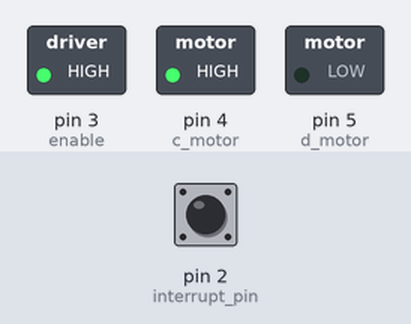
Bench run of a sketch on a simulated Arduino Uno, built with avr-gcc and run on an emulated ATmega328P. On the bench: switched loads named in the sketch (green lamp = pin HIGH). The inputs (shaded band) are chosen by the test bench; at power-on: pin 2 (interrupt_pin) LOW.

Above: at 1.2 s.
1.3 s: pin 2 (interrupt_pin) pulled HIGH for 0.15 s
At 2.0 s:
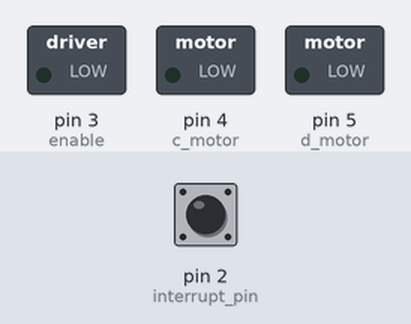
Timing chart, 0 to 4.3 s (numbered marks = the images above; inputs shaded):
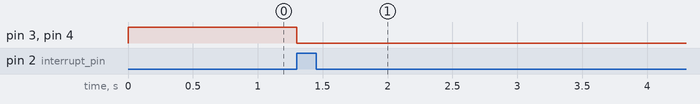

The sketch:

simple_BU_test_4_18_2018.ino
```cpp
int enable = 3;
int c_motor = 4;
int d_motor = 5;

int interrupt_pin = 2;

//state variables
bool goingHome = false;
bool goingToWork = true;
bool motorDisabled = false;

//control functions
void goHome() {
  goingToWork = false;
  goingHome = true;
  motorDisabled = false;
  digitalWrite(c_motor, LOW);
  digitalWrite(d_motor, HIGH);
  digitalWrite(enable, HIGH);
  //wait for interrupt, then call disableMotor
}

void goToWork() {
  goingHome = false;
  goingToWork = true;
  motorDisabled = false;
  digitalWrite(c_motor, HIGH);
  digitalWrite(d_motor, LOW);
  digitalWrite(enable, HIGH);
  //wait for interrupt, then call disableMotor
}

void disableMotor() {
  motorDisabled = true;
  goingHome = false;
  goingToWork = false;
  digitalWrite(enable, LOW);
  digitalWrite(c_motor, LOW);
  digitalWrite(d_motor, LOW);
}

void setup() {
  // put your setup code here, to run once:
  pinMode(enable, OUTPUT);
  pinMode(c_motor, OUTPUT);
  pinMode(d_motor, OUTPUT);
  pinMode(interrupt_pin, INPUT);

  digitalWrite(enable, LOW);
  digitalWrite(c_motor, LOW);
  digitalWrite(d_motor, LOW);

  attachInterrupt(digitalPinToInterrupt(interrupt_pin), disableMotor, RISING);

  goToWork();

}

void loop() {
  // put your main code here, to run repeatedly:

}
```

Measured:
- after the input at 1.3 s, pin 3 (enable), pin 4 (c_motor): HIGH → LOW at once
